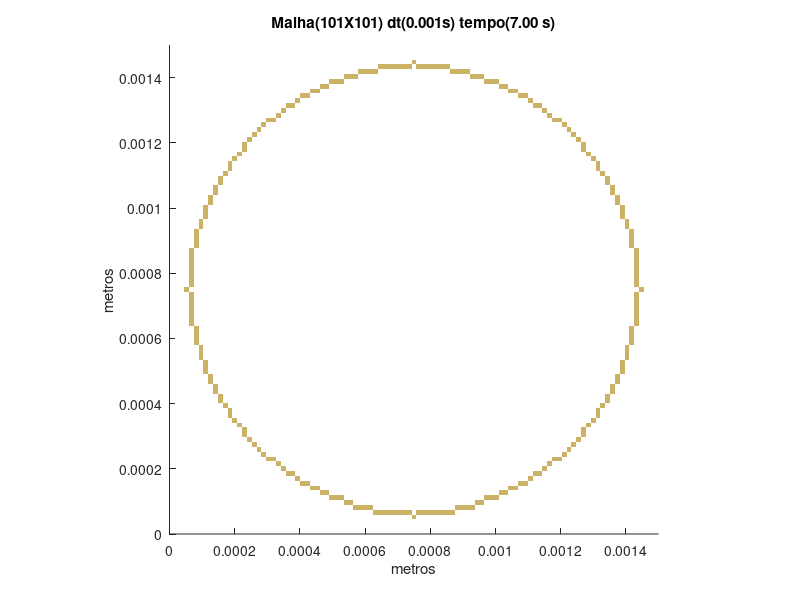

Reproduce this figure in MATLAB.
set (gca,'PlotBoxAspectRatio',[1 1 1],'Xlim',[0,0.0015],'Ylim',[0,0.0015])
hold on
title('Malha(101X101) dt(0.001s) tempo(7.00 s)')
hold on
ylabel('metros')
hold on
xlabel('metros')
hold on

fill([0.000742574257425743 0.000742574257425743 0.000757425742574257 0.000757425742574257],[4.45544554455446E-05 5.94059405940594E-05 5.94059405940594E-05 4.45544554455446E-05],[0.8,0.7,0.4],'LineStyle','none')

fill([0.000623762376237624 0.000623762376237624 0.000638613861386139 0.000638613861386139],[5.94059405940594E-05 7.42574257425743E-05 7.42574257425743E-05 5.94059405940594E-05],[0.8,0.7,0.4],'LineStyle','none')

fill([0.000638613861386139 0.000638613861386139 0.000653465346534653 0.000653465346534653],[5.94059405940594E-05 7.42574257425743E-05 7.42574257425743E-05 5.94059405940594E-05],[0.8,0.7,0.4],'LineStyle','none')

fill([0.000653465346534653 0.000653465346534653 0.000668316831683168 0.000668316831683168],[5.94059405940594E-05 7.42574257425743E-05 7.42574257425743E-05 5.94059405940594E-05],[0.8,0.7,0.4],'LineStyle','none')

fill([0.000668316831683168 0.000668316831683168 0.000683168316831683 0.000683168316831683],[5.94059405940594E-05 7.42574257425743E-05 7.42574257425743E-05 5.94059405940594E-05],[0.8,0.7,0.4],'LineStyle','none')

fill([0.000683168316831683 0.000683168316831683 0.000698019801980198 0.000698019801980198],[5.94059405940594E-05 7.42574257425743E-05 7.42574257425743E-05 5.94059405940594E-05],[0.8,0.7,0.4],'LineStyle','none')

fill([0.000698019801980198 0.000698019801980198 0.000712871287128713 0.000712871287128713],[5.94059405940594E-05 7.42574257425743E-05 7.42574257425743E-05 5.94059405940594E-05],[0.8,0.7,0.4],'LineStyle','none')

fill([0.000712871287128713 0.000712871287128713 0.000727722772277228 0.000727722772277228],[5.94059405940594E-05 7.42574257425743E-05 7.42574257425743E-05 5.94059405940594E-05],[0.8,0.7,0.4],'LineStyle','none')

fill([0.000727722772277228 0.000727722772277228 0.000742574257425743 0.000742574257425743],[5.94059405940594E-05 7.42574257425743E-05 7.42574257425743E-05 5.94059405940594E-05],[0.8,0.7,0.4],'LineStyle','none')

fill([0.000757425742574257 0.000757425742574257 0.000772277227722772 0.000772277227722772],[5.94059405940594E-05 7.42574257425743E-05 7.42574257425743E-05 5.94059405940594E-05],[0.8,0.7,0.4],'LineStyle','none')

fill([0.000772277227722772 0.000772277227722772 0.000787128712871287 0.000787128712871287],[5.94059405940594E-05 7.42574257425743E-05 7.42574257425743E-05 5.94059405940594E-05],[0.8,0.7,0.4],'LineStyle','none')

fill([0.000787128712871287 0.000787128712871287 0.000801980198019802 0.000801980198019802],[5.94059405940594E-05 7.42574257425743E-05 7.42574257425743E-05 5.94059405940594E-05],[0.8,0.7,0.4],'LineStyle','none')

fill([0.000801980198019802 0.000801980198019802 0.000816831683168317 0.000816831683168317],[5.94059405940594E-05 7.42574257425743E-05 7.42574257425743E-05 5.94059405940594E-05],[0.8,0.7,0.4],'LineStyle','none')

fill([0.000816831683168317 0.000816831683168317 0.000831683168316832 0.000831683168316832],[5.94059405940594E-05 7.42574257425743E-05 7.42574257425743E-05 5.94059405940594E-05],[0.8,0.7,0.4],'LineStyle','none')

fill([0.000831683168316832 0.000831683168316832 0.000846534653465347 0.000846534653465347],[5.94059405940594E-05 7.42574257425743E-05 7.42574257425743E-05 5.94059405940594E-05],[0.8,0.7,0.4],'LineStyle','none')

fill([0.000846534653465347 0.000846534653465347 0.000861386138613861 0.000861386138613861],[5.94059405940594E-05 7.42574257425743E-05 7.42574257425743E-05 5.94059405940594E-05],[0.8,0.7,0.4],'LineStyle','none')

fill([0.000861386138613861 0.000861386138613861 0.000876237623762376 0.000876237623762376],[5.94059405940594E-05 7.42574257425743E-05 7.42574257425743E-05 5.94059405940594E-05],[0.8,0.7,0.4],'LineStyle','none')

fill([0.000564356435643564 0.000564356435643564 0.000579207920792079 0.000579207920792079],[7.42574257425743E-05 8.91089108910891E-05 8.91089108910891E-05 7.42574257425743E-05],[0.8,0.7,0.4],'LineStyle','none')

fill([0.000579207920792079 0.000579207920792079 0.000594059405940594 0.000594059405940594],[7.42574257425743E-05 8.91089108910891E-05 8.91089108910891E-05 7.42574257425743E-05],[0.8,0.7,0.4],'LineStyle','none')

fill([0.000594059405940594 0.000594059405940594 0.000608910891089109 0.000608910891089109],[7.42574257425743E-05 8.91089108910891E-05 8.91089108910891E-05 7.42574257425743E-05],[0.8,0.7,0.4],'LineStyle','none')

fill([0.000608910891089109 0.000608910891089109 0.000623762376237624 0.000623762376237624],[7.42574257425743E-05 8.91089108910891E-05 8.91089108910891E-05 7.42574257425743E-05],[0.8,0.7,0.4],'LineStyle','none')

fill([0.000876237623762376 0.000876237623762376 0.000891089108910891 0.000891089108910891],[7.42574257425743E-05 8.91089108910891E-05 8.91089108910891E-05 7.42574257425743E-05],[0.8,0.7,0.4],'LineStyle','none')

fill([0.000891089108910891 0.000891089108910891 0.000905940594059406 0.000905940594059406],[7.42574257425743E-05 8.91089108910891E-05 8.91089108910891E-05 7.42574257425743E-05],[0.8,0.7,0.4],'LineStyle','none')

fill([0.000905940594059406 0.000905940594059406 0.000920792079207921 0.000920792079207921],[7.42574257425743E-05 8.91089108910891E-05 8.91089108910891E-05 7.42574257425743E-05],[0.8,0.7,0.4],'LineStyle','none')

fill([0.000920792079207921 0.000920792079207921 0.000935643564356436 0.000935643564356436],[7.42574257425743E-05 8.91089108910891E-05 8.91089108910891E-05 7.42574257425743E-05],[0.8,0.7,0.4],'LineStyle','none')

fill([0.000534653465346535 0.000534653465346535 0.000549504950495049 0.000549504950495049],[8.91089108910891E-05 0.000103960396039604 0.000103960396039604 8.91089108910891E-05],[0.8,0.7,0.4],'LineStyle','none')

fill([0.000549504950495049 0.000549504950495049 0.000564356435643564 0.000564356435643564],[8.91089108910891E-05 0.000103960396039604 0.000103960396039604 8.91089108910891E-05],[0.8,0.7,0.4],'LineStyle','none')

fill([0.000935643564356436 0.000935643564356436 0.00095049504950495 0.00095049504950495],[8.91089108910891E-05 0.000103960396039604 0.000103960396039604 8.91089108910891E-05],[0.8,0.7,0.4],'LineStyle','none')

fill([0.00095049504950495 0.00095049504950495 0.000965346534653465 0.000965346534653465],[8.91089108910891E-05 0.000103960396039604 0.000103960396039604 8.91089108910891E-05],[0.8,0.7,0.4],'LineStyle','none')

fill([0.00049009900990099 0.00049009900990099 0.000504950495049505 0.000504950495049505],[0.000103960396039604 0.000118811881188119 0.000118811881188119 0.000103960396039604],[0.8,0.7,0.4],'LineStyle','none')

fill([0.000504950495049505 0.000504950495049505 0.00051980198019802 0.00051980198019802],[0.000103960396039604 0.000118811881188119 0.000118811881188119 0.000103960396039604],[0.8,0.7,0.4],'LineStyle','none')

fill([0.00051980198019802 0.00051980198019802 0.000534653465346535 0.000534653465346535],[0.000103960396039604 0.000118811881188119 0.000118811881188119 0.000103960396039604],[0.8,0.7,0.4],'LineStyle','none')

fill([0.000965346534653465 0.000965346534653465 0.00098019801980198 0.00098019801980198],[0.000103960396039604 0.000118811881188119 0.000118811881188119 0.000103960396039604],[0.8,0.7,0.4],'LineStyle','none')

fill([0.00098019801980198 0.00098019801980198 0.000995049504950495 0.000995049504950495],[0.000103960396039604 0.000118811881188119 0.000118811881188119 0.000103960396039604],[0.8,0.7,0.4],'LineStyle','none')

fill([0.000995049504950495 0.000995049504950495 0.00100990099009901 0.00100990099009901],[0.000103960396039604 0.000118811881188119 0.000118811881188119 0.000103960396039604],[0.8,0.7,0.4],'LineStyle','none')

fill([0.00046039603960396 0.00046039603960396 0.000475247524752475 0.000475247524752475],[0.000118811881188119 0.000133663366336634 0.000133663366336634 0.000118811881188119],[0.8,0.7,0.4],'LineStyle','none')

fill([0.000475247524752475 0.000475247524752475 0.00049009900990099 0.00049009900990099],[0.000118811881188119 0.000133663366336634 0.000133663366336634 0.000118811881188119],[0.8,0.7,0.4],'LineStyle','none')

fill([0.00100990099009901 0.00100990099009901 0.00102475247524752 0.00102475247524752],[0.000118811881188119 0.000133663366336634 0.000133663366336634 0.000118811881188119],[0.8,0.7,0.4],'LineStyle','none')

fill([0.00102475247524752 0.00102475247524752 0.00103960396039604 0.00103960396039604],[0.000118811881188119 0.000133663366336634 0.000133663366336634 0.000118811881188119],[0.8,0.7,0.4],'LineStyle','none')

fill([0.000430693069306931 0.000430693069306931 0.000445544554455446 0.000445544554455446],[0.000133663366336634 0.000148514851485149 0.000148514851485149 0.000133663366336634],[0.8,0.7,0.4],'LineStyle','none')

fill([0.000445544554455446 0.000445544554455446 0.00046039603960396 0.00046039603960396],[0.000133663366336634 0.000148514851485149 0.000148514851485149 0.000133663366336634],[0.8,0.7,0.4],'LineStyle','none')

fill([0.00103960396039604 0.00103960396039604 0.00105445544554455 0.00105445544554455],[0.000133663366336634 0.000148514851485149 0.000148514851485149 0.000133663366336634],[0.8,0.7,0.4],'LineStyle','none')

fill([0.00105445544554455 0.00105445544554455 0.00106930693069307 0.00106930693069307],[0.000133663366336634 0.000148514851485149 0.000148514851485149 0.000133663366336634],[0.8,0.7,0.4],'LineStyle','none')

fill([0.000400990099009901 0.000400990099009901 0.000415841584158416 0.000415841584158416],[0.000148514851485149 0.000163366336633663 0.000163366336633663 0.000148514851485149],[0.8,0.7,0.4],'LineStyle','none')

fill([0.000415841584158416 0.000415841584158416 0.000430693069306931 0.000430693069306931],[0.000148514851485149 0.000163366336633663 0.000163366336633663 0.000148514851485149],[0.8,0.7,0.4],'LineStyle','none')

fill([0.00106930693069307 0.00106930693069307 0.00108415841584158 0.00108415841584158],[0.000148514851485149 0.000163366336633663 0.000163366336633663 0.000148514851485149],[0.8,0.7,0.4],'LineStyle','none')

fill([0.00108415841584158 0.00108415841584158 0.0010990099009901 0.0010990099009901],[0.000148514851485149 0.000163366336633663 0.000163366336633663 0.000148514851485149],[0.8,0.7,0.4],'LineStyle','none')

fill([0.000386138613861386 0.000386138613861386 0.000400990099009901 0.000400990099009901],[0.000163366336633663 0.000178217821782178 0.000178217821782178 0.000163366336633663],[0.8,0.7,0.4],'LineStyle','none')

fill([0.0010990099009901 0.0010990099009901 0.00111386138613861 0.00111386138613861],[0.000163366336633663 0.000178217821782178 0.000178217821782178 0.000163366336633663],[0.8,0.7,0.4],'LineStyle','none')

fill([0.000356435643564356 0.000356435643564356 0.000371287128712871 0.000371287128712871],[0.000178217821782178 0.000193069306930693 0.000193069306930693 0.000178217821782178],[0.8,0.7,0.4],'LineStyle','none')

fill([0.000371287128712871 0.000371287128712871 0.000386138613861386 0.000386138613861386],[0.000178217821782178 0.000193069306930693 0.000193069306930693 0.000178217821782178],[0.8,0.7,0.4],'LineStyle','none')

fill([0.00111386138613861 0.00111386138613861 0.00112871287128713 0.00112871287128713],[0.000178217821782178 0.000193069306930693 0.000193069306930693 0.000178217821782178],[0.8,0.7,0.4],'LineStyle','none')

fill([0.00112871287128713 0.00112871287128713 0.00114356435643564 0.00114356435643564],[0.000178217821782178 0.000193069306930693 0.000193069306930693 0.000178217821782178],[0.8,0.7,0.4],'LineStyle','none')

fill([0.000341584158415842 0.000341584158415842 0.000356435643564356 0.000356435643564356],[0.000193069306930693 0.000207920792079208 0.000207920792079208 0.000193069306930693],[0.8,0.7,0.4],'LineStyle','none')

fill([0.00114356435643564 0.00114356435643564 0.00115841584158416 0.00115841584158416],[0.000193069306930693 0.000207920792079208 0.000207920792079208 0.000193069306930693],[0.8,0.7,0.4],'LineStyle','none')

fill([0.000326732673267327 0.000326732673267327 0.000341584158415842 0.000341584158415842],[0.000207920792079208 0.000222772277227723 0.000222772277227723 0.000207920792079208],[0.8,0.7,0.4],'LineStyle','none')

fill([0.00115841584158416 0.00115841584158416 0.00117326732673267 0.00117326732673267],[0.000207920792079208 0.000222772277227723 0.000222772277227723 0.000207920792079208],[0.8,0.7,0.4],'LineStyle','none')

fill([0.000297029702970297 0.000297029702970297 0.000311881188118812 0.000311881188118812],[0.000222772277227723 0.000237623762376238 0.000237623762376238 0.000222772277227723],[0.8,0.7,0.4],'LineStyle','none')

fill([0.000311881188118812 0.000311881188118812 0.000326732673267327 0.000326732673267327],[0.000222772277227723 0.000237623762376238 0.000237623762376238 0.000222772277227723],[0.8,0.7,0.4],'LineStyle','none')

fill([0.00117326732673267 0.00117326732673267 0.00118811881188119 0.00118811881188119],[0.000222772277227723 0.000237623762376238 0.000237623762376238 0.000222772277227723],[0.8,0.7,0.4],'LineStyle','none')

fill([0.00118811881188119 0.00118811881188119 0.0012029702970297 0.0012029702970297],[0.000222772277227723 0.000237623762376238 0.000237623762376238 0.000222772277227723],[0.8,0.7,0.4],'LineStyle','none')

fill([0.000282178217821782 0.000282178217821782 0.000297029702970297 0.000297029702970297],[0.000237623762376238 0.000252475247524752 0.000252475247524752 0.000237623762376238],[0.8,0.7,0.4],'LineStyle','none')

fill([0.0012029702970297 0.0012029702970297 0.00121782178217822 0.00121782178217822],[0.000237623762376238 0.000252475247524752 0.000252475247524752 0.000237623762376238],[0.8,0.7,0.4],'LineStyle','none')

fill([0.000267326732673267 0.000267326732673267 0.000282178217821782 0.000282178217821782],[0.000252475247524752 0.000267326732673267 0.000267326732673267 0.000252475247524752],[0.8,0.7,0.4],'LineStyle','none')

fill([0.00121782178217822 0.00121782178217822 0.00123267326732673 0.00123267326732673],[0.000252475247524752 0.000267326732673267 0.000267326732673267 0.000252475247524752],[0.8,0.7,0.4],'LineStyle','none')

fill([0.000252475247524752 0.000252475247524752 0.000267326732673267 0.000267326732673267],[0.000267326732673267 0.000282178217821782 0.000282178217821782 0.000267326732673267],[0.8,0.7,0.4],'LineStyle','none')

fill([0.00123267326732673 0.00123267326732673 0.00124752475247525 0.00124752475247525],[0.000267326732673267 0.000282178217821782 0.000282178217821782 0.000267326732673267],[0.8,0.7,0.4],'LineStyle','none')

fill([0.000237623762376238 0.000237623762376238 0.000252475247524752 0.000252475247524752],[0.000282178217821782 0.000297029702970297 0.000297029702970297 0.000282178217821782],[0.8,0.7,0.4],'LineStyle','none')

fill([0.00124752475247525 0.00124752475247525 0.00126237623762376 0.00126237623762376],[0.000282178217821782 0.000297029702970297 0.000297029702970297 0.000282178217821782],[0.8,0.7,0.4],'LineStyle','none')

fill([0.000222772277227723 0.000222772277227723 0.000237623762376238 0.000237623762376238],[0.000297029702970297 0.000311881188118812 0.000311881188118812 0.000297029702970297],[0.8,0.7,0.4],'LineStyle','none')

fill([0.00126237623762376 0.00126237623762376 0.00127722772277228 0.00127722772277228],[0.000297029702970297 0.000311881188118812 0.000311881188118812 0.000297029702970297],[0.8,0.7,0.4],'LineStyle','none')

fill([0.000222772277227723 0.000222772277227723 0.000237623762376238 0.000237623762376238],[0.000311881188118812 0.000326732673267327 0.000326732673267327 0.000311881188118812],[0.8,0.7,0.4],'LineStyle','none')

fill([0.00126237623762376 0.00126237623762376 0.00127722772277228 0.00127722772277228],[0.000311881188118812 0.000326732673267327 0.000326732673267327 0.000311881188118812],[0.8,0.7,0.4],'LineStyle','none')

fill([0.000207920792079208 0.000207920792079208 0.000222772277227723 0.000222772277227723],[0.000326732673267327 0.000341584158415842 0.000341584158415842 0.000326732673267327],[0.8,0.7,0.4],'LineStyle','none')

fill([0.00127722772277228 0.00127722772277228 0.00129207920792079 0.00129207920792079],[0.000326732673267327 0.000341584158415842 0.000341584158415842 0.000326732673267327],[0.8,0.7,0.4],'LineStyle','none')

fill([0.000193069306930693 0.000193069306930693 0.000207920792079208 0.000207920792079208],[0.000341584158415842 0.000356435643564356 0.000356435643564356 0.000341584158415842],[0.8,0.7,0.4],'LineStyle','none')

fill([0.00129207920792079 0.00129207920792079 0.00130693069306931 0.00130693069306931],[0.000341584158415842 0.000356435643564356 0.000356435643564356 0.000341584158415842],[0.8,0.7,0.4],'LineStyle','none')

fill([0.000178217821782178 0.000178217821782178 0.000193069306930693 0.000193069306930693],[0.000356435643564356 0.000371287128712871 0.000371287128712871 0.000356435643564356],[0.8,0.7,0.4],'LineStyle','none')

fill([0.00130693069306931 0.00130693069306931 0.00132178217821782 0.00132178217821782],[0.000356435643564356 0.000371287128712871 0.000371287128712871 0.000356435643564356],[0.8,0.7,0.4],'LineStyle','none')

fill([0.000178217821782178 0.000178217821782178 0.000193069306930693 0.000193069306930693],[0.000371287128712871 0.000386138613861386 0.000386138613861386 0.000371287128712871],[0.8,0.7,0.4],'LineStyle','none')

fill([0.00130693069306931 0.00130693069306931 0.00132178217821782 0.00132178217821782],[0.000371287128712871 0.000386138613861386 0.000386138613861386 0.000371287128712871],[0.8,0.7,0.4],'LineStyle','none')

fill([0.000163366336633663 0.000163366336633663 0.000178217821782178 0.000178217821782178],[0.000386138613861386 0.000400990099009901 0.000400990099009901 0.000386138613861386],[0.8,0.7,0.4],'LineStyle','none')

fill([0.00132178217821782 0.00132178217821782 0.00133663366336634 0.00133663366336634],[0.000386138613861386 0.000400990099009901 0.000400990099009901 0.000386138613861386],[0.8,0.7,0.4],'LineStyle','none')

fill([0.000148514851485149 0.000148514851485149 0.000163366336633663 0.000163366336633663],[0.000400990099009901 0.000415841584158416 0.000415841584158416 0.000400990099009901],[0.8,0.7,0.4],'LineStyle','none')

fill([0.00133663366336634 0.00133663366336634 0.00135148514851485 0.00135148514851485],[0.000400990099009901 0.000415841584158416 0.000415841584158416 0.000400990099009901],[0.8,0.7,0.4],'LineStyle','none')

fill([0.000148514851485149 0.000148514851485149 0.000163366336633663 0.000163366336633663],[0.000415841584158416 0.000430693069306931 0.000430693069306931 0.000415841584158416],[0.8,0.7,0.4],'LineStyle','none')

fill([0.00133663366336634 0.00133663366336634 0.00135148514851485 0.00135148514851485],[0.000415841584158416 0.000430693069306931 0.000430693069306931 0.000415841584158416],[0.8,0.7,0.4],'LineStyle','none')

fill([0.000133663366336634 0.000133663366336634 0.000148514851485149 0.000148514851485149],[0.000430693069306931 0.000445544554455446 0.000445544554455446 0.000430693069306931],[0.8,0.7,0.4],'LineStyle','none')

fill([0.00135148514851485 0.00135148514851485 0.00136633663366337 0.00136633663366337],[0.000430693069306931 0.000445544554455446 0.000445544554455446 0.000430693069306931],[0.8,0.7,0.4],'LineStyle','none')

fill([0.000133663366336634 0.000133663366336634 0.000148514851485149 0.000148514851485149],[0.000445544554455446 0.00046039603960396 0.00046039603960396 0.000445544554455446],[0.8,0.7,0.4],'LineStyle','none')

fill([0.00135148514851485 0.00135148514851485 0.00136633663366337 0.00136633663366337],[0.000445544554455446 0.00046039603960396 0.00046039603960396 0.000445544554455446],[0.8,0.7,0.4],'LineStyle','none')

fill([0.000118811881188119 0.000118811881188119 0.000133663366336634 0.000133663366336634],[0.00046039603960396 0.000475247524752475 0.000475247524752475 0.00046039603960396],[0.8,0.7,0.4],'LineStyle','none')

fill([0.00136633663366337 0.00136633663366337 0.00138118811881188 0.00138118811881188],[0.00046039603960396 0.000475247524752475 0.000475247524752475 0.00046039603960396],[0.8,0.7,0.4],'LineStyle','none')

fill([0.000118811881188119 0.000118811881188119 0.000133663366336634 0.000133663366336634],[0.000475247524752475 0.00049009900990099 0.00049009900990099 0.000475247524752475],[0.8,0.7,0.4],'LineStyle','none')

fill([0.00136633663366337 0.00136633663366337 0.00138118811881188 0.00138118811881188],[0.000475247524752475 0.00049009900990099 0.00049009900990099 0.000475247524752475],[0.8,0.7,0.4],'LineStyle','none')

fill([0.000103960396039604 0.000103960396039604 0.000118811881188119 0.000118811881188119],[0.00049009900990099 0.000504950495049505 0.000504950495049505 0.00049009900990099],[0.8,0.7,0.4],'LineStyle','none')

fill([0.00138118811881188 0.00138118811881188 0.0013960396039604 0.0013960396039604],[0.00049009900990099 0.000504950495049505 0.000504950495049505 0.00049009900990099],[0.8,0.7,0.4],'LineStyle','none')

fill([0.000103960396039604 0.000103960396039604 0.000118811881188119 0.000118811881188119],[0.000504950495049505 0.00051980198019802 0.00051980198019802 0.000504950495049505],[0.8,0.7,0.4],'LineStyle','none')

fill([0.00138118811881188 0.00138118811881188 0.0013960396039604 0.0013960396039604],[0.000504950495049505 0.00051980198019802 0.00051980198019802 0.000504950495049505],[0.8,0.7,0.4],'LineStyle','none')

fill([0.000103960396039604 0.000103960396039604 0.000118811881188119 0.000118811881188119],[0.00051980198019802 0.000534653465346535 0.000534653465346535 0.00051980198019802],[0.8,0.7,0.4],'LineStyle','none')

fill([0.00138118811881188 0.00138118811881188 0.0013960396039604 0.0013960396039604],[0.00051980198019802 0.000534653465346535 0.000534653465346535 0.00051980198019802],[0.8,0.7,0.4],'LineStyle','none')

fill([8.91089108910891E-05 8.91089108910891E-05 0.000103960396039604 0.000103960396039604],[0.000534653465346535 0.000549504950495049 0.000549504950495049 0.000534653465346535],[0.8,0.7,0.4],'LineStyle','none')

fill([0.0013960396039604 0.0013960396039604 0.00141089108910891 0.00141089108910891],[0.000534653465346535 0.000549504950495049 0.000549504950495049 0.000534653465346535],[0.8,0.7,0.4],'LineStyle','none')

fill([8.91089108910891E-05 8.91089108910891E-05 0.000103960396039604 0.000103960396039604],[0.000549504950495049 0.000564356435643564 0.000564356435643564 0.000549504950495049],[0.8,0.7,0.4],'LineStyle','none')

fill([0.0013960396039604 0.0013960396039604 0.00141089108910891 0.00141089108910891],[0.000549504950495049 0.000564356435643564 0.000564356435643564 0.000549504950495049],[0.8,0.7,0.4],'LineStyle','none')

fill([8.91089108910891E-05 8.91089108910891E-05 0.000103960396039604 0.000103960396039604],[0.000564356435643564 0.000579207920792079 0.000579207920792079 0.000564356435643564],[0.8,0.7,0.4],'LineStyle','none')

fill([0.0013960396039604 0.0013960396039604 0.00141089108910891 0.00141089108910891],[0.000564356435643564 0.000579207920792079 0.000579207920792079 0.000564356435643564],[0.8,0.7,0.4],'LineStyle','none')

fill([7.42574257425743E-05 7.42574257425743E-05 8.91089108910891E-05 8.91089108910891E-05],[0.000579207920792079 0.000594059405940594 0.000594059405940594 0.000579207920792079],[0.8,0.7,0.4],'LineStyle','none')

fill([0.00141089108910891 0.00141089108910891 0.00142574257425743 0.00142574257425743],[0.000579207920792079 0.000594059405940594 0.000594059405940594 0.000579207920792079],[0.8,0.7,0.4],'LineStyle','none')

fill([7.42574257425743E-05 7.42574257425743E-05 8.91089108910891E-05 8.91089108910891E-05],[0.000594059405940594 0.000608910891089109 0.000608910891089109 0.000594059405940594],[0.8,0.7,0.4],'LineStyle','none')

fill([0.00141089108910891 0.00141089108910891 0.00142574257425743 0.00142574257425743],[0.000594059405940594 0.000608910891089109 0.000608910891089109 0.000594059405940594],[0.8,0.7,0.4],'LineStyle','none')

fill([7.42574257425743E-05 7.42574257425743E-05 8.91089108910891E-05 8.91089108910891E-05],[0.000608910891089109 0.000623762376237624 0.000623762376237624 0.000608910891089109],[0.8,0.7,0.4],'LineStyle','none')

fill([0.00141089108910891 0.00141089108910891 0.00142574257425743 0.00142574257425743],[0.000608910891089109 0.000623762376237624 0.000623762376237624 0.000608910891089109],[0.8,0.7,0.4],'LineStyle','none')

fill([7.42574257425743E-05 7.42574257425743E-05 8.91089108910891E-05 8.91089108910891E-05],[0.000623762376237624 0.000638613861386139 0.000638613861386139 0.000623762376237624],[0.8,0.7,0.4],'LineStyle','none')

fill([0.00141089108910891 0.00141089108910891 0.00142574257425743 0.00142574257425743],[0.000623762376237624 0.000638613861386139 0.000638613861386139 0.000623762376237624],[0.8,0.7,0.4],'LineStyle','none')

fill([5.94059405940594E-05 5.94059405940594E-05 7.42574257425743E-05 7.42574257425743E-05],[0.000638613861386139 0.000653465346534653 0.000653465346534653 0.000638613861386139],[0.8,0.7,0.4],'LineStyle','none')

fill([0.00142574257425743 0.00142574257425743 0.00144059405940594 0.00144059405940594],[0.000638613861386139 0.000653465346534653 0.000653465346534653 0.000638613861386139],[0.8,0.7,0.4],'LineStyle','none')

fill([5.94059405940594E-05 5.94059405940594E-05 7.42574257425743E-05 7.42574257425743E-05],[0.000653465346534653 0.000668316831683168 0.000668316831683168 0.000653465346534653],[0.8,0.7,0.4],'LineStyle','none')

fill([0.00142574257425743 0.00142574257425743 0.00144059405940594 0.00144059405940594],[0.000653465346534653 0.000668316831683168 0.000668316831683168 0.000653465346534653],[0.8,0.7,0.4],'LineStyle','none')

fill([5.94059405940594E-05 5.94059405940594E-05 7.42574257425743E-05 7.42574257425743E-05],[0.000668316831683168 0.000683168316831683 0.000683168316831683 0.000668316831683168],[0.8,0.7,0.4],'LineStyle','none')

fill([0.00142574257425743 0.00142574257425743 0.00144059405940594 0.00144059405940594],[0.000668316831683168 0.000683168316831683 0.000683168316831683 0.000668316831683168],[0.8,0.7,0.4],'LineStyle','none')

fill([5.94059405940594E-05 5.94059405940594E-05 7.42574257425743E-05 7.42574257425743E-05],[0.000683168316831683 0.000698019801980198 0.000698019801980198 0.000683168316831683],[0.8,0.7,0.4],'LineStyle','none')

fill([0.00142574257425743 0.00142574257425743 0.00144059405940594 0.00144059405940594],[0.000683168316831683 0.000698019801980198 0.000698019801980198 0.000683168316831683],[0.8,0.7,0.4],'LineStyle','none')

fill([5.94059405940594E-05 5.94059405940594E-05 7.42574257425743E-05 7.42574257425743E-05],[0.000698019801980198 0.000712871287128713 0.000712871287128713 0.000698019801980198],[0.8,0.7,0.4],'LineStyle','none')

fill([0.00142574257425743 0.00142574257425743 0.00144059405940594 0.00144059405940594],[0.000698019801980198 0.000712871287128713 0.000712871287128713 0.000698019801980198],[0.8,0.7,0.4],'LineStyle','none')

fill([5.94059405940594E-05 5.94059405940594E-05 7.42574257425743E-05 7.42574257425743E-05],[0.000712871287128713 0.000727722772277228 0.000727722772277228 0.000712871287128713],[0.8,0.7,0.4],'LineStyle','none')

fill([0.00142574257425743 0.00142574257425743 0.00144059405940594 0.00144059405940594],[0.000712871287128713 0.000727722772277228 0.000727722772277228 0.000712871287128713],[0.8,0.7,0.4],'LineStyle','none')

fill([5.94059405940594E-05 5.94059405940594E-05 7.42574257425743E-05 7.42574257425743E-05],[0.000727722772277228 0.000742574257425743 0.000742574257425743 0.000727722772277228],[0.8,0.7,0.4],'LineStyle','none')

fill([0.00142574257425743 0.00142574257425743 0.00144059405940594 0.00144059405940594],[0.000727722772277228 0.000742574257425743 0.000742574257425743 0.000727722772277228],[0.8,0.7,0.4],'LineStyle','none')

fill([4.45544554455446E-05 4.45544554455446E-05 5.94059405940594E-05 5.94059405940594E-05],[0.000742574257425743 0.000757425742574257 0.000757425742574257 0.000742574257425743],[0.8,0.7,0.4],'LineStyle','none')

fill([0.00144059405940594 0.00144059405940594 0.00145544554455446 0.00145544554455446],[0.000742574257425743 0.000757425742574257 0.000757425742574257 0.000742574257425743],[0.8,0.7,0.4],'LineStyle','none')

fill([5.94059405940594E-05 5.94059405940594E-05 7.42574257425743E-05 7.42574257425743E-05],[0.000757425742574257 0.000772277227722772 0.000772277227722772 0.000757425742574257],[0.8,0.7,0.4],'LineStyle','none')

fill([0.00142574257425743 0.00142574257425743 0.00144059405940594 0.00144059405940594],[0.000757425742574257 0.000772277227722772 0.000772277227722772 0.000757425742574257],[0.8,0.7,0.4],'LineStyle','none')

fill([5.94059405940594E-05 5.94059405940594E-05 7.42574257425743E-05 7.42574257425743E-05],[0.000772277227722772 0.000787128712871287 0.000787128712871287 0.000772277227722772],[0.8,0.7,0.4],'LineStyle','none')

fill([0.00142574257425743 0.00142574257425743 0.00144059405940594 0.00144059405940594],[0.000772277227722772 0.000787128712871287 0.000787128712871287 0.000772277227722772],[0.8,0.7,0.4],'LineStyle','none')

fill([5.94059405940594E-05 5.94059405940594E-05 7.42574257425743E-05 7.42574257425743E-05],[0.000787128712871287 0.000801980198019802 0.000801980198019802 0.000787128712871287],[0.8,0.7,0.4],'LineStyle','none')

fill([0.00142574257425743 0.00142574257425743 0.00144059405940594 0.00144059405940594],[0.000787128712871287 0.000801980198019802 0.000801980198019802 0.000787128712871287],[0.8,0.7,0.4],'LineStyle','none')

fill([5.94059405940594E-05 5.94059405940594E-05 7.42574257425743E-05 7.42574257425743E-05],[0.000801980198019802 0.000816831683168317 0.000816831683168317 0.000801980198019802],[0.8,0.7,0.4],'LineStyle','none')

fill([0.00142574257425743 0.00142574257425743 0.00144059405940594 0.00144059405940594],[0.000801980198019802 0.000816831683168317 0.000816831683168317 0.000801980198019802],[0.8,0.7,0.4],'LineStyle','none')

fill([5.94059405940594E-05 5.94059405940594E-05 7.42574257425743E-05 7.42574257425743E-05],[0.000816831683168317 0.000831683168316832 0.000831683168316832 0.000816831683168317],[0.8,0.7,0.4],'LineStyle','none')

fill([0.00142574257425743 0.00142574257425743 0.00144059405940594 0.00144059405940594],[0.000816831683168317 0.000831683168316832 0.000831683168316832 0.000816831683168317],[0.8,0.7,0.4],'LineStyle','none')

fill([5.94059405940594E-05 5.94059405940594E-05 7.42574257425743E-05 7.42574257425743E-05],[0.000831683168316832 0.000846534653465347 0.000846534653465347 0.000831683168316832],[0.8,0.7,0.4],'LineStyle','none')

fill([0.00142574257425743 0.00142574257425743 0.00144059405940594 0.00144059405940594],[0.000831683168316832 0.000846534653465347 0.000846534653465347 0.000831683168316832],[0.8,0.7,0.4],'LineStyle','none')

fill([5.94059405940594E-05 5.94059405940594E-05 7.42574257425743E-05 7.42574257425743E-05],[0.000846534653465347 0.000861386138613861 0.000861386138613861 0.000846534653465347],[0.8,0.7,0.4],'LineStyle','none')

fill([0.00142574257425743 0.00142574257425743 0.00144059405940594 0.00144059405940594],[0.000846534653465347 0.000861386138613861 0.000861386138613861 0.000846534653465347],[0.8,0.7,0.4],'LineStyle','none')

fill([5.94059405940594E-05 5.94059405940594E-05 7.42574257425743E-05 7.42574257425743E-05],[0.000861386138613861 0.000876237623762376 0.000876237623762376 0.000861386138613861],[0.8,0.7,0.4],'LineStyle','none')

fill([0.00142574257425743 0.00142574257425743 0.00144059405940594 0.00144059405940594],[0.000861386138613861 0.000876237623762376 0.000876237623762376 0.000861386138613861],[0.8,0.7,0.4],'LineStyle','none')

fill([7.42574257425743E-05 7.42574257425743E-05 8.91089108910891E-05 8.91089108910891E-05],[0.000876237623762376 0.000891089108910891 0.000891089108910891 0.000876237623762376],[0.8,0.7,0.4],'LineStyle','none')

fill([0.00141089108910891 0.00141089108910891 0.00142574257425743 0.00142574257425743],[0.000876237623762376 0.000891089108910891 0.000891089108910891 0.000876237623762376],[0.8,0.7,0.4],'LineStyle','none')

fill([7.42574257425743E-05 7.42574257425743E-05 8.91089108910891E-05 8.91089108910891E-05],[0.000891089108910891 0.000905940594059406 0.000905940594059406 0.000891089108910891],[0.8,0.7,0.4],'LineStyle','none')

fill([0.00141089108910891 0.00141089108910891 0.00142574257425743 0.00142574257425743],[0.000891089108910891 0.000905940594059406 0.000905940594059406 0.000891089108910891],[0.8,0.7,0.4],'LineStyle','none')

fill([7.42574257425743E-05 7.42574257425743E-05 8.91089108910891E-05 8.91089108910891E-05],[0.000905940594059406 0.000920792079207921 0.000920792079207921 0.000905940594059406],[0.8,0.7,0.4],'LineStyle','none')

fill([0.00141089108910891 0.00141089108910891 0.00142574257425743 0.00142574257425743],[0.000905940594059406 0.000920792079207921 0.000920792079207921 0.000905940594059406],[0.8,0.7,0.4],'LineStyle','none')

fill([7.42574257425743E-05 7.42574257425743E-05 8.91089108910891E-05 8.91089108910891E-05],[0.000920792079207921 0.000935643564356436 0.000935643564356436 0.000920792079207921],[0.8,0.7,0.4],'LineStyle','none')

fill([0.00141089108910891 0.00141089108910891 0.00142574257425743 0.00142574257425743],[0.000920792079207921 0.000935643564356436 0.000935643564356436 0.000920792079207921],[0.8,0.7,0.4],'LineStyle','none')

fill([8.91089108910891E-05 8.91089108910891E-05 0.000103960396039604 0.000103960396039604],[0.000935643564356436 0.00095049504950495 0.00095049504950495 0.000935643564356436],[0.8,0.7,0.4],'LineStyle','none')

fill([0.0013960396039604 0.0013960396039604 0.00141089108910891 0.00141089108910891],[0.000935643564356436 0.00095049504950495 0.00095049504950495 0.000935643564356436],[0.8,0.7,0.4],'LineStyle','none')

fill([8.91089108910891E-05 8.91089108910891E-05 0.000103960396039604 0.000103960396039604],[0.00095049504950495 0.000965346534653465 0.000965346534653465 0.00095049504950495],[0.8,0.7,0.4],'LineStyle','none')

fill([0.0013960396039604 0.0013960396039604 0.00141089108910891 0.00141089108910891],[0.00095049504950495 0.000965346534653465 0.000965346534653465 0.00095049504950495],[0.8,0.7,0.4],'LineStyle','none')

fill([0.000103960396039604 0.000103960396039604 0.000118811881188119 0.000118811881188119],[0.000965346534653465 0.00098019801980198 0.00098019801980198 0.000965346534653465],[0.8,0.7,0.4],'LineStyle','none')

fill([0.00138118811881188 0.00138118811881188 0.0013960396039604 0.0013960396039604],[0.000965346534653465 0.00098019801980198 0.00098019801980198 0.000965346534653465],[0.8,0.7,0.4],'LineStyle','none')

fill([0.000103960396039604 0.000103960396039604 0.000118811881188119 0.000118811881188119],[0.00098019801980198 0.000995049504950495 0.000995049504950495 0.00098019801980198],[0.8,0.7,0.4],'LineStyle','none')

fill([0.00138118811881188 0.00138118811881188 0.0013960396039604 0.0013960396039604],[0.00098019801980198 0.000995049504950495 0.000995049504950495 0.00098019801980198],[0.8,0.7,0.4],'LineStyle','none')

fill([0.000103960396039604 0.000103960396039604 0.000118811881188119 0.000118811881188119],[0.000995049504950495 0.00100990099009901 0.00100990099009901 0.000995049504950495],[0.8,0.7,0.4],'LineStyle','none')

fill([0.00138118811881188 0.00138118811881188 0.0013960396039604 0.0013960396039604],[0.000995049504950495 0.00100990099009901 0.00100990099009901 0.000995049504950495],[0.8,0.7,0.4],'LineStyle','none')

fill([0.000118811881188119 0.000118811881188119 0.000133663366336634 0.000133663366336634],[0.00100990099009901 0.00102475247524752 0.00102475247524752 0.00100990099009901],[0.8,0.7,0.4],'LineStyle','none')

fill([0.00136633663366337 0.00136633663366337 0.00138118811881188 0.00138118811881188],[0.00100990099009901 0.00102475247524752 0.00102475247524752 0.00100990099009901],[0.8,0.7,0.4],'LineStyle','none')

fill([0.000118811881188119 0.000118811881188119 0.000133663366336634 0.000133663366336634],[0.00102475247524752 0.00103960396039604 0.00103960396039604 0.00102475247524752],[0.8,0.7,0.4],'LineStyle','none')

fill([0.00136633663366337 0.00136633663366337 0.00138118811881188 0.00138118811881188],[0.00102475247524752 0.00103960396039604 0.00103960396039604 0.00102475247524752],[0.8,0.7,0.4],'LineStyle','none')

fill([0.000133663366336634 0.000133663366336634 0.000148514851485149 0.000148514851485149],[0.00103960396039604 0.00105445544554455 0.00105445544554455 0.00103960396039604],[0.8,0.7,0.4],'LineStyle','none')

fill([0.00135148514851485 0.00135148514851485 0.00136633663366337 0.00136633663366337],[0.00103960396039604 0.00105445544554455 0.00105445544554455 0.00103960396039604],[0.8,0.7,0.4],'LineStyle','none')

fill([0.000133663366336634 0.000133663366336634 0.000148514851485149 0.000148514851485149],[0.00105445544554455 0.00106930693069307 0.00106930693069307 0.00105445544554455],[0.8,0.7,0.4],'LineStyle','none')

fill([0.00135148514851485 0.00135148514851485 0.00136633663366337 0.00136633663366337],[0.00105445544554455 0.00106930693069307 0.00106930693069307 0.00105445544554455],[0.8,0.7,0.4],'LineStyle','none')

fill([0.000148514851485149 0.000148514851485149 0.000163366336633663 0.000163366336633663],[0.00106930693069307 0.00108415841584158 0.00108415841584158 0.00106930693069307],[0.8,0.7,0.4],'LineStyle','none')

fill([0.00133663366336634 0.00133663366336634 0.00135148514851485 0.00135148514851485],[0.00106930693069307 0.00108415841584158 0.00108415841584158 0.00106930693069307],[0.8,0.7,0.4],'LineStyle','none')

fill([0.000148514851485149 0.000148514851485149 0.000163366336633663 0.000163366336633663],[0.00108415841584158 0.0010990099009901 0.0010990099009901 0.00108415841584158],[0.8,0.7,0.4],'LineStyle','none')

fill([0.00133663366336634 0.00133663366336634 0.00135148514851485 0.00135148514851485],[0.00108415841584158 0.0010990099009901 0.0010990099009901 0.00108415841584158],[0.8,0.7,0.4],'LineStyle','none')

fill([0.000163366336633663 0.000163366336633663 0.000178217821782178 0.000178217821782178],[0.0010990099009901 0.00111386138613861 0.00111386138613861 0.0010990099009901],[0.8,0.7,0.4],'LineStyle','none')

fill([0.00132178217821782 0.00132178217821782 0.00133663366336634 0.00133663366336634],[0.0010990099009901 0.00111386138613861 0.00111386138613861 0.0010990099009901],[0.8,0.7,0.4],'LineStyle','none')

fill([0.000178217821782178 0.000178217821782178 0.000193069306930693 0.000193069306930693],[0.00111386138613861 0.00112871287128713 0.00112871287128713 0.00111386138613861],[0.8,0.7,0.4],'LineStyle','none')

fill([0.00130693069306931 0.00130693069306931 0.00132178217821782 0.00132178217821782],[0.00111386138613861 0.00112871287128713 0.00112871287128713 0.00111386138613861],[0.8,0.7,0.4],'LineStyle','none')

fill([0.000178217821782178 0.000178217821782178 0.000193069306930693 0.000193069306930693],[0.00112871287128713 0.00114356435643564 0.00114356435643564 0.00112871287128713],[0.8,0.7,0.4],'LineStyle','none')

fill([0.00130693069306931 0.00130693069306931 0.00132178217821782 0.00132178217821782],[0.00112871287128713 0.00114356435643564 0.00114356435643564 0.00112871287128713],[0.8,0.7,0.4],'LineStyle','none')

fill([0.000193069306930693 0.000193069306930693 0.000207920792079208 0.000207920792079208],[0.00114356435643564 0.00115841584158416 0.00115841584158416 0.00114356435643564],[0.8,0.7,0.4],'LineStyle','none')

fill([0.00129207920792079 0.00129207920792079 0.00130693069306931 0.00130693069306931],[0.00114356435643564 0.00115841584158416 0.00115841584158416 0.00114356435643564],[0.8,0.7,0.4],'LineStyle','none')

fill([0.000207920792079208 0.000207920792079208 0.000222772277227723 0.000222772277227723],[0.00115841584158416 0.00117326732673267 0.00117326732673267 0.00115841584158416],[0.8,0.7,0.4],'LineStyle','none')

fill([0.00127722772277228 0.00127722772277228 0.00129207920792079 0.00129207920792079],[0.00115841584158416 0.00117326732673267 0.00117326732673267 0.00115841584158416],[0.8,0.7,0.4],'LineStyle','none')

fill([0.000222772277227723 0.000222772277227723 0.000237623762376238 0.000237623762376238],[0.00117326732673267 0.00118811881188119 0.00118811881188119 0.00117326732673267],[0.8,0.7,0.4],'LineStyle','none')

fill([0.00126237623762376 0.00126237623762376 0.00127722772277228 0.00127722772277228],[0.00117326732673267 0.00118811881188119 0.00118811881188119 0.00117326732673267],[0.8,0.7,0.4],'LineStyle','none')

fill([0.000222772277227723 0.000222772277227723 0.000237623762376238 0.000237623762376238],[0.00118811881188119 0.0012029702970297 0.0012029702970297 0.00118811881188119],[0.8,0.7,0.4],'LineStyle','none')

fill([0.00126237623762376 0.00126237623762376 0.00127722772277228 0.00127722772277228],[0.00118811881188119 0.0012029702970297 0.0012029702970297 0.00118811881188119],[0.8,0.7,0.4],'LineStyle','none')

fill([0.000237623762376238 0.000237623762376238 0.000252475247524752 0.000252475247524752],[0.0012029702970297 0.00121782178217822 0.00121782178217822 0.0012029702970297],[0.8,0.7,0.4],'LineStyle','none')

fill([0.00124752475247525 0.00124752475247525 0.00126237623762376 0.00126237623762376],[0.0012029702970297 0.00121782178217822 0.00121782178217822 0.0012029702970297],[0.8,0.7,0.4],'LineStyle','none')

fill([0.000252475247524752 0.000252475247524752 0.000267326732673267 0.000267326732673267],[0.00121782178217822 0.00123267326732673 0.00123267326732673 0.00121782178217822],[0.8,0.7,0.4],'LineStyle','none')

fill([0.00123267326732673 0.00123267326732673 0.00124752475247525 0.00124752475247525],[0.00121782178217822 0.00123267326732673 0.00123267326732673 0.00121782178217822],[0.8,0.7,0.4],'LineStyle','none')

fill([0.000267326732673267 0.000267326732673267 0.000282178217821782 0.000282178217821782],[0.00123267326732673 0.00124752475247525 0.00124752475247525 0.00123267326732673],[0.8,0.7,0.4],'LineStyle','none')

fill([0.00121782178217822 0.00121782178217822 0.00123267326732673 0.00123267326732673],[0.00123267326732673 0.00124752475247525 0.00124752475247525 0.00123267326732673],[0.8,0.7,0.4],'LineStyle','none')

fill([0.000282178217821782 0.000282178217821782 0.000297029702970297 0.000297029702970297],[0.00124752475247525 0.00126237623762376 0.00126237623762376 0.00124752475247525],[0.8,0.7,0.4],'LineStyle','none')

fill([0.0012029702970297 0.0012029702970297 0.00121782178217822 0.00121782178217822],[0.00124752475247525 0.00126237623762376 0.00126237623762376 0.00124752475247525],[0.8,0.7,0.4],'LineStyle','none')

fill([0.000297029702970297 0.000297029702970297 0.000311881188118812 0.000311881188118812],[0.00126237623762376 0.00127722772277228 0.00127722772277228 0.00126237623762376],[0.8,0.7,0.4],'LineStyle','none')

fill([0.000311881188118812 0.000311881188118812 0.000326732673267327 0.000326732673267327],[0.00126237623762376 0.00127722772277228 0.00127722772277228 0.00126237623762376],[0.8,0.7,0.4],'LineStyle','none')

fill([0.00117326732673267 0.00117326732673267 0.00118811881188119 0.00118811881188119],[0.00126237623762376 0.00127722772277228 0.00127722772277228 0.00126237623762376],[0.8,0.7,0.4],'LineStyle','none')

fill([0.00118811881188119 0.00118811881188119 0.0012029702970297 0.0012029702970297],[0.00126237623762376 0.00127722772277228 0.00127722772277228 0.00126237623762376],[0.8,0.7,0.4],'LineStyle','none')

fill([0.000326732673267327 0.000326732673267327 0.000341584158415842 0.000341584158415842],[0.00127722772277228 0.00129207920792079 0.00129207920792079 0.00127722772277228],[0.8,0.7,0.4],'LineStyle','none')

fill([0.00115841584158416 0.00115841584158416 0.00117326732673267 0.00117326732673267],[0.00127722772277228 0.00129207920792079 0.00129207920792079 0.00127722772277228],[0.8,0.7,0.4],'LineStyle','none')

fill([0.000341584158415842 0.000341584158415842 0.000356435643564356 0.000356435643564356],[0.00129207920792079 0.00130693069306931 0.00130693069306931 0.00129207920792079],[0.8,0.7,0.4],'LineStyle','none')

fill([0.00114356435643564 0.00114356435643564 0.00115841584158416 0.00115841584158416],[0.00129207920792079 0.00130693069306931 0.00130693069306931 0.00129207920792079],[0.8,0.7,0.4],'LineStyle','none')

fill([0.000356435643564356 0.000356435643564356 0.000371287128712871 0.000371287128712871],[0.00130693069306931 0.00132178217821782 0.00132178217821782 0.00130693069306931],[0.8,0.7,0.4],'LineStyle','none')

fill([0.000371287128712871 0.000371287128712871 0.000386138613861386 0.000386138613861386],[0.00130693069306931 0.00132178217821782 0.00132178217821782 0.00130693069306931],[0.8,0.7,0.4],'LineStyle','none')

fill([0.00111386138613861 0.00111386138613861 0.00112871287128713 0.00112871287128713],[0.00130693069306931 0.00132178217821782 0.00132178217821782 0.00130693069306931],[0.8,0.7,0.4],'LineStyle','none')

fill([0.00112871287128713 0.00112871287128713 0.00114356435643564 0.00114356435643564],[0.00130693069306931 0.00132178217821782 0.00132178217821782 0.00130693069306931],[0.8,0.7,0.4],'LineStyle','none')

fill([0.000386138613861386 0.000386138613861386 0.000400990099009901 0.000400990099009901],[0.00132178217821782 0.00133663366336634 0.00133663366336634 0.00132178217821782],[0.8,0.7,0.4],'LineStyle','none')

fill([0.0010990099009901 0.0010990099009901 0.00111386138613861 0.00111386138613861],[0.00132178217821782 0.00133663366336634 0.00133663366336634 0.00132178217821782],[0.8,0.7,0.4],'LineStyle','none')

fill([0.000400990099009901 0.000400990099009901 0.000415841584158416 0.000415841584158416],[0.00133663366336634 0.00135148514851485 0.00135148514851485 0.00133663366336634],[0.8,0.7,0.4],'LineStyle','none')

fill([0.000415841584158416 0.000415841584158416 0.000430693069306931 0.000430693069306931],[0.00133663366336634 0.00135148514851485 0.00135148514851485 0.00133663366336634],[0.8,0.7,0.4],'LineStyle','none')

fill([0.00106930693069307 0.00106930693069307 0.00108415841584158 0.00108415841584158],[0.00133663366336634 0.00135148514851485 0.00135148514851485 0.00133663366336634],[0.8,0.7,0.4],'LineStyle','none')

fill([0.00108415841584158 0.00108415841584158 0.0010990099009901 0.0010990099009901],[0.00133663366336634 0.00135148514851485 0.00135148514851485 0.00133663366336634],[0.8,0.7,0.4],'LineStyle','none')

fill([0.000430693069306931 0.000430693069306931 0.000445544554455446 0.000445544554455446],[0.00135148514851485 0.00136633663366337 0.00136633663366337 0.00135148514851485],[0.8,0.7,0.4],'LineStyle','none')

fill([0.000445544554455446 0.000445544554455446 0.00046039603960396 0.00046039603960396],[0.00135148514851485 0.00136633663366337 0.00136633663366337 0.00135148514851485],[0.8,0.7,0.4],'LineStyle','none')

fill([0.00103960396039604 0.00103960396039604 0.00105445544554455 0.00105445544554455],[0.00135148514851485 0.00136633663366337 0.00136633663366337 0.00135148514851485],[0.8,0.7,0.4],'LineStyle','none')

fill([0.00105445544554455 0.00105445544554455 0.00106930693069307 0.00106930693069307],[0.00135148514851485 0.00136633663366337 0.00136633663366337 0.00135148514851485],[0.8,0.7,0.4],'LineStyle','none')

fill([0.00046039603960396 0.00046039603960396 0.000475247524752475 0.000475247524752475],[0.00136633663366337 0.00138118811881188 0.00138118811881188 0.00136633663366337],[0.8,0.7,0.4],'LineStyle','none')

fill([0.000475247524752475 0.000475247524752475 0.00049009900990099 0.00049009900990099],[0.00136633663366337 0.00138118811881188 0.00138118811881188 0.00136633663366337],[0.8,0.7,0.4],'LineStyle','none')

fill([0.00100990099009901 0.00100990099009901 0.00102475247524752 0.00102475247524752],[0.00136633663366337 0.00138118811881188 0.00138118811881188 0.00136633663366337],[0.8,0.7,0.4],'LineStyle','none')

fill([0.00102475247524752 0.00102475247524752 0.00103960396039604 0.00103960396039604],[0.00136633663366337 0.00138118811881188 0.00138118811881188 0.00136633663366337],[0.8,0.7,0.4],'LineStyle','none')

fill([0.00049009900990099 0.00049009900990099 0.000504950495049505 0.000504950495049505],[0.00138118811881188 0.0013960396039604 0.0013960396039604 0.00138118811881188],[0.8,0.7,0.4],'LineStyle','none')

fill([0.000504950495049505 0.000504950495049505 0.00051980198019802 0.00051980198019802],[0.00138118811881188 0.0013960396039604 0.0013960396039604 0.00138118811881188],[0.8,0.7,0.4],'LineStyle','none')

fill([0.00051980198019802 0.00051980198019802 0.000534653465346535 0.000534653465346535],[0.00138118811881188 0.0013960396039604 0.0013960396039604 0.00138118811881188],[0.8,0.7,0.4],'LineStyle','none')

fill([0.000965346534653465 0.000965346534653465 0.00098019801980198 0.00098019801980198],[0.00138118811881188 0.0013960396039604 0.0013960396039604 0.00138118811881188],[0.8,0.7,0.4],'LineStyle','none')

fill([0.00098019801980198 0.00098019801980198 0.000995049504950495 0.000995049504950495],[0.00138118811881188 0.0013960396039604 0.0013960396039604 0.00138118811881188],[0.8,0.7,0.4],'LineStyle','none')

fill([0.000995049504950495 0.000995049504950495 0.00100990099009901 0.00100990099009901],[0.00138118811881188 0.0013960396039604 0.0013960396039604 0.00138118811881188],[0.8,0.7,0.4],'LineStyle','none')

fill([0.000534653465346535 0.000534653465346535 0.000549504950495049 0.000549504950495049],[0.0013960396039604 0.00141089108910891 0.00141089108910891 0.0013960396039604],[0.8,0.7,0.4],'LineStyle','none')

fill([0.000549504950495049 0.000549504950495049 0.000564356435643564 0.000564356435643564],[0.0013960396039604 0.00141089108910891 0.00141089108910891 0.0013960396039604],[0.8,0.7,0.4],'LineStyle','none')

fill([0.000564356435643564 0.000564356435643564 0.000579207920792079 0.000579207920792079],[0.0013960396039604 0.00141089108910891 0.00141089108910891 0.0013960396039604],[0.8,0.7,0.4],'LineStyle','none')

fill([0.000920792079207921 0.000920792079207921 0.000935643564356436 0.000935643564356436],[0.0013960396039604 0.00141089108910891 0.00141089108910891 0.0013960396039604],[0.8,0.7,0.4],'LineStyle','none')

fill([0.000935643564356436 0.000935643564356436 0.00095049504950495 0.00095049504950495],[0.0013960396039604 0.00141089108910891 0.00141089108910891 0.0013960396039604],[0.8,0.7,0.4],'LineStyle','none')

fill([0.00095049504950495 0.00095049504950495 0.000965346534653465 0.000965346534653465],[0.0013960396039604 0.00141089108910891 0.00141089108910891 0.0013960396039604],[0.8,0.7,0.4],'LineStyle','none')

fill([0.000579207920792079 0.000579207920792079 0.000594059405940594 0.000594059405940594],[0.00141089108910891 0.00142574257425743 0.00142574257425743 0.00141089108910891],[0.8,0.7,0.4],'LineStyle','none')

fill([0.000594059405940594 0.000594059405940594 0.000608910891089109 0.000608910891089109],[0.00141089108910891 0.00142574257425743 0.00142574257425743 0.00141089108910891],[0.8,0.7,0.4],'LineStyle','none')

fill([0.000608910891089109 0.000608910891089109 0.000623762376237624 0.000623762376237624],[0.00141089108910891 0.00142574257425743 0.00142574257425743 0.00141089108910891],[0.8,0.7,0.4],'LineStyle','none')

fill([0.000623762376237624 0.000623762376237624 0.000638613861386139 0.000638613861386139],[0.00141089108910891 0.00142574257425743 0.00142574257425743 0.00141089108910891],[0.8,0.7,0.4],'LineStyle','none')

fill([0.000861386138613861 0.000861386138613861 0.000876237623762376 0.000876237623762376],[0.00141089108910891 0.00142574257425743 0.00142574257425743 0.00141089108910891],[0.8,0.7,0.4],'LineStyle','none')

fill([0.000876237623762376 0.000876237623762376 0.000891089108910891 0.000891089108910891],[0.00141089108910891 0.00142574257425743 0.00142574257425743 0.00141089108910891],[0.8,0.7,0.4],'LineStyle','none')

fill([0.000891089108910891 0.000891089108910891 0.000905940594059406 0.000905940594059406],[0.00141089108910891 0.00142574257425743 0.00142574257425743 0.00141089108910891],[0.8,0.7,0.4],'LineStyle','none')

fill([0.000905940594059406 0.000905940594059406 0.000920792079207921 0.000920792079207921],[0.00141089108910891 0.00142574257425743 0.00142574257425743 0.00141089108910891],[0.8,0.7,0.4],'LineStyle','none')

fill([0.000638613861386139 0.000638613861386139 0.000653465346534653 0.000653465346534653],[0.00142574257425743 0.00144059405940594 0.00144059405940594 0.00142574257425743],[0.8,0.7,0.4],'LineStyle','none')

fill([0.000653465346534653 0.000653465346534653 0.000668316831683168 0.000668316831683168],[0.00142574257425743 0.00144059405940594 0.00144059405940594 0.00142574257425743],[0.8,0.7,0.4],'LineStyle','none')

fill([0.000668316831683168 0.000668316831683168 0.000683168316831683 0.000683168316831683],[0.00142574257425743 0.00144059405940594 0.00144059405940594 0.00142574257425743],[0.8,0.7,0.4],'LineStyle','none')

fill([0.000683168316831683 0.000683168316831683 0.000698019801980198 0.000698019801980198],[0.00142574257425743 0.00144059405940594 0.00144059405940594 0.00142574257425743],[0.8,0.7,0.4],'LineStyle','none')

fill([0.000698019801980198 0.000698019801980198 0.000712871287128713 0.000712871287128713],[0.00142574257425743 0.00144059405940594 0.00144059405940594 0.00142574257425743],[0.8,0.7,0.4],'LineStyle','none')

fill([0.000712871287128713 0.000712871287128713 0.000727722772277228 0.000727722772277228],[0.00142574257425743 0.00144059405940594 0.00144059405940594 0.00142574257425743],[0.8,0.7,0.4],'LineStyle','none')

fill([0.000727722772277228 0.000727722772277228 0.000742574257425743 0.000742574257425743],[0.00142574257425743 0.00144059405940594 0.00144059405940594 0.00142574257425743],[0.8,0.7,0.4],'LineStyle','none')

fill([0.000757425742574257 0.000757425742574257 0.000772277227722772 0.000772277227722772],[0.00142574257425743 0.00144059405940594 0.00144059405940594 0.00142574257425743],[0.8,0.7,0.4],'LineStyle','none')

fill([0.000772277227722772 0.000772277227722772 0.000787128712871287 0.000787128712871287],[0.00142574257425743 0.00144059405940594 0.00144059405940594 0.00142574257425743],[0.8,0.7,0.4],'LineStyle','none')

fill([0.000787128712871287 0.000787128712871287 0.000801980198019802 0.000801980198019802],[0.00142574257425743 0.00144059405940594 0.00144059405940594 0.00142574257425743],[0.8,0.7,0.4],'LineStyle','none')

fill([0.000801980198019802 0.000801980198019802 0.000816831683168317 0.000816831683168317],[0.00142574257425743 0.00144059405940594 0.00144059405940594 0.00142574257425743],[0.8,0.7,0.4],'LineStyle','none')

fill([0.000816831683168317 0.000816831683168317 0.000831683168316832 0.000831683168316832],[0.00142574257425743 0.00144059405940594 0.00144059405940594 0.00142574257425743],[0.8,0.7,0.4],'LineStyle','none')

fill([0.000831683168316832 0.000831683168316832 0.000846534653465347 0.000846534653465347],[0.00142574257425743 0.00144059405940594 0.00144059405940594 0.00142574257425743],[0.8,0.7,0.4],'LineStyle','none')

fill([0.000846534653465347 0.000846534653465347 0.000861386138613861 0.000861386138613861],[0.00142574257425743 0.00144059405940594 0.00144059405940594 0.00142574257425743],[0.8,0.7,0.4],'LineStyle','none')

fill([0.000742574257425743 0.000742574257425743 0.000757425742574257 0.000757425742574257],[0.00144059405940594 0.00145544554455446 0.00145544554455446 0.00144059405940594],[0.8,0.7,0.4],'LineStyle','none')
